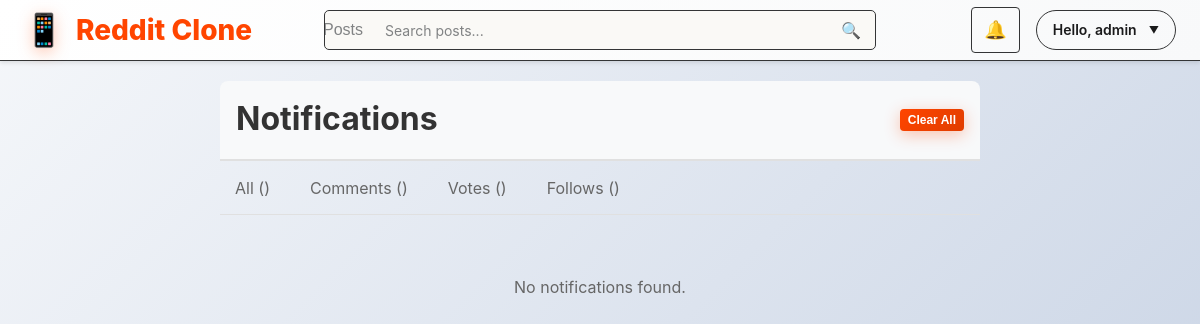
The page /notifications/ (signed in) on the database as committed earlier.
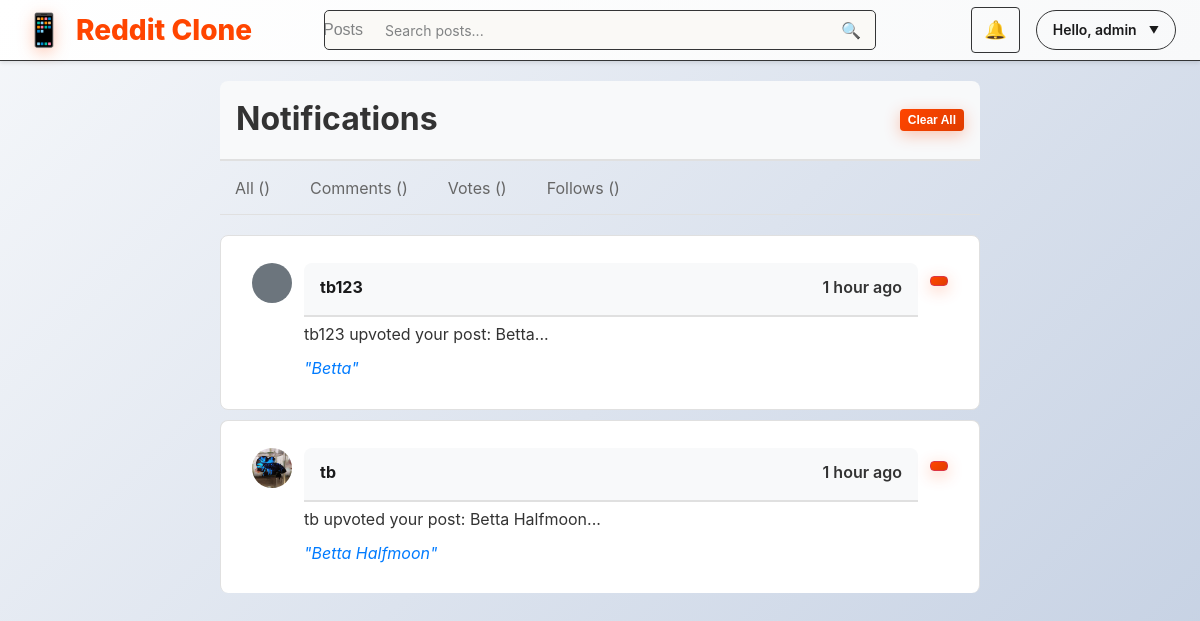
The same page on the database as committed later.
### posts/models.py (models this page shows, shortened)
class Notification(models.Model):
    NOTIFICATION_TYPES = [
        ('comment', 'Comment'),
        ('vote', 'Vote'),
        ('follow', 'Follow'),
        ('mention', 'Mention'),
    ]
    recipient = models.ForeignKey(User, on_delete=models.CASCADE, related_name='notifications')
    sender = models.ForeignKey(User, on_delete=models.CASCADE, related_name='sent_notifications')
    notification_type = models.CharField(max_length=20, choices=NOTIFICATION_TYPES)
    message = models.TextField()
    post = models.ForeignKey('Post', on_delete=models.CASCADE, null=True, blank=True)
    comment = models.ForeignKey('Comment', on_delete=models.CASCADE, null=True, blank=True)
    is_read = models.BooleanField(default=False)
    created_at = models.DateTimeField(auto_now_add=True)
    read_at = models.DateTimeField(null=True, blank=True)
    class Meta:
        ordering = ['-created_at']
        indexes = [
            models.Index(fields=['recipient', 'is_read']),
            models.Index(fields=['created_at']),
        ]

class Post(models.Model):
    title        = models.CharField(max_length=255)
    content      = models.TextField(blank=True)
    image        = models.ImageField(upload_to='post_images/', blank=True, null=True)
    author       = models.ForeignKey(User, on_delete=models.CASCADE)
    community    = models.ForeignKey(Community, on_delete=models.CASCADE,
                                     null=True, blank=True,
                                     )
    tags         = models.ManyToManyField(Tag, blank=True, related_name='posts')
    created_at   = models.DateTimeField(auto_now_add=True)

class Profile(models.Model):
    user = models.OneToOneField(User, on_delete=models.CASCADE)
    avatar = models.ImageField(upload_to='avatars/', blank=True, null=True)
    bio = models.TextField(blank=True)

### posts/views.py (the view)
# urls.py: path('notifications/', views.notifications_view, name='notifications'),
@login_required
def notifications_view(request):
    notifications = Notification.objects.filter(recipient=request.user).order_by('-created_at')
    notifications.update(is_read=True)
    paginator = Paginator(notifications, 20)
    page_number = request.GET.get('page')
    page_obj = paginator.get_page(page_number)
    return render(request, 'posts/notifications.html', {'notifications': page_obj})

### posts/templates/posts/notifications.html (shortened to what this page needs)
{% extends 'posts/base.html' %}
{% block content %}
<div class="notification-page">
    <div class="notification-header">
        <h1>Notifications</h1>
        <div class="notification-actions">
            <form method="post" action="{% url 'posts:clear_all_notifications' %}" style="display: inline;">
                <button type="submit" class="btn btn-danger btn-sm" onclick="return confirm('Are you sure you want to clear all notifications?')">
                    Clear All
                </button>
            </form>
        </div>
    </div>
    <div class="notification-filters">
        <a href="{% url 'posts:notifications' %}" class="filter-tab {% if filter_type == 'all' %}active{% endif %}">
            All ({{ filter_counts.all }})
        </a>
        <a href="{% url 'posts:notifications' %}?type=comment" class="filter-tab {% if filter_type == 'comment' %}active{% endif %}">
            Comments ({{ filter_counts.comment }})
        </a>
        <a href="{% url 'posts:notifications' %}?type=vote" class="filter-tab {% if filter_type == 'vote' %}active{% endif %}">
            Votes ({{ filter_counts.vote }})
        </a>
        <a href="{% url 'posts:notifications' %}?type=follow" class="filter-tab {% if filter_type == 'follow' %}active{% endif %}">
            Follows ({{ filter_counts.follow }})
        </a>
    </div>
    <div class="notifications-container">
        {% for notification in notifications %}
            <div class="notification-item {% if not notification.is_read %}unread{% endif %}">
                <div class="notification-content">
                    <div class="notification-avatar">
                        {% if notification.sender.profile.avatar %}
                            <img src="{{ notification.sender.profile.avatar.url }}" alt="{{ notification.sender.username }}" class="avatar">
                        {% else %}
                            <div class="avatar-placeholder">
                            </div>
                        {% endif %}
                    </div>
                    <div class="notification-body">
                        <div class="notification-header">
                            <strong>{{ notification.sender.username }}</strong>
                            <span class="notification-time">{{ notification.created_at|timesince }} ago</span>
                        </div>
                        <div class="notification-message">
                            {{ notification.message }}
                        </div>
                        {% if notification.post %}
                            <div class="notification-post">
                                <a href="{% url 'posts:post_detail' notification.post.pk %}" class="post-link">
                                    "{{ notification.post.title|truncatechars:60 }}"
                                </a>
                            </div>
                        {% endif %}
                    </div>
                    <div class="notification-actions">
                        <form method="post" action="{% url 'posts:delete_notification' notification.id %}" style="display: inline;">
                            <button type="submit" class="btn btn-sm btn-outline-danger" onclick="return confirm('Delete this notification?')">
                            </button>
                        </form>
                    </div>
                </div>
            </div>
        {% empty %}
            <div class="no-notifications">
                <p>No notifications found.</p>
            </div>
        {% endfor %}
    </div>
</div>
{% endblock %}

Rows that differ between the two databases and show on the page:
added Notification: sender.username "tb123", created_at "1 hour", message "tb123 upvoted your post: Betta...", post "Betta"
added Notification: sender.profile.avatar (picture), sender.username "tb", created_at "1 hour", message "tb upvoted your post: Betta Halfmoon...", post "Betta Halfmoon"
Other text that changed with them:
text no longer shown: "No notifications found."
